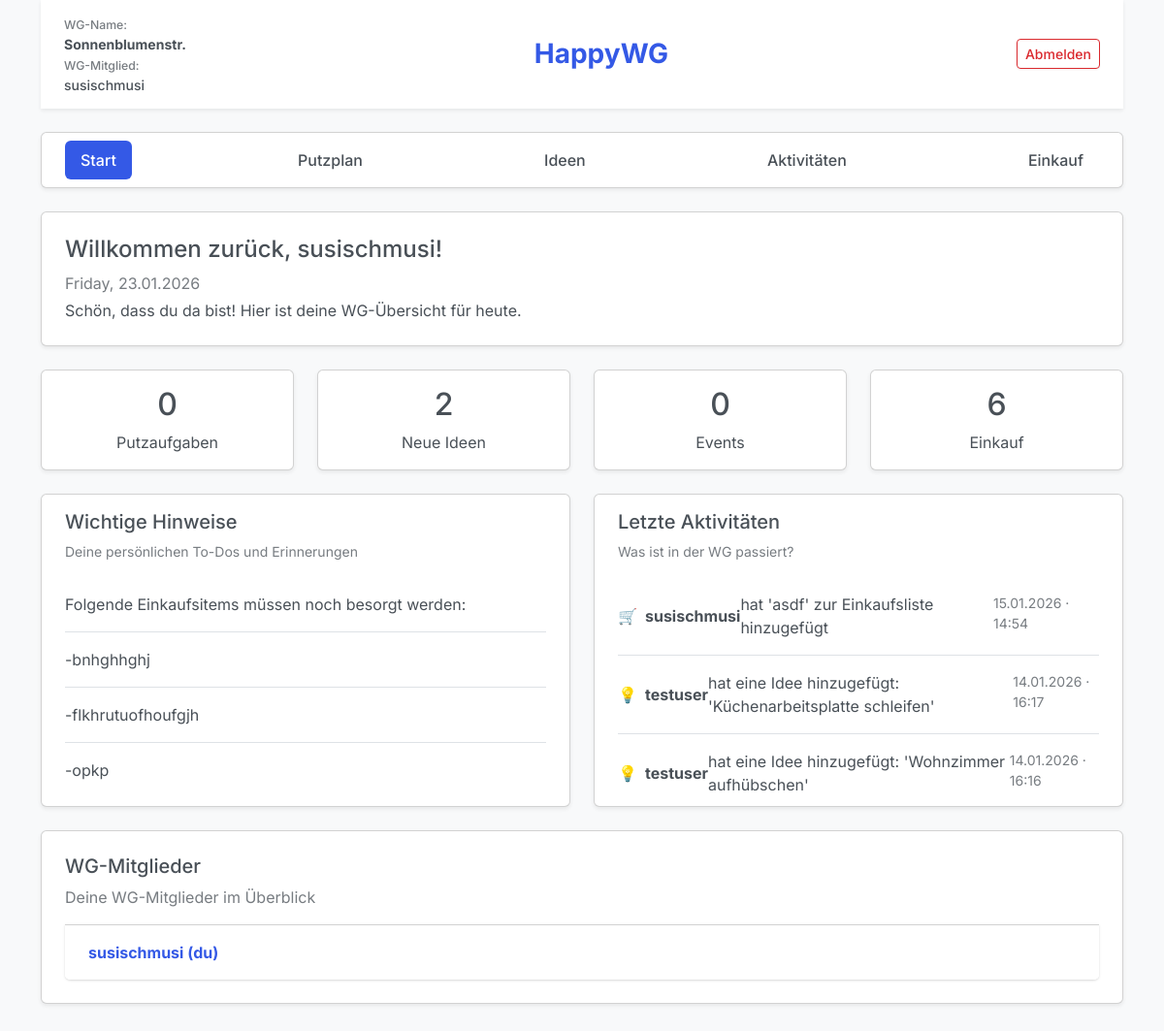
Screenshot of /dashboard/ (signed in) with the database file from the repository.
### db.py (models this page shows)
class Wg(db.Model):
    __tablename__ = 'WG'
    wg_id = db.Column(db.Integer, primary_key=True, index=True)
    name = db.Column(db.String, nullable=False, unique=True)
    created_at = db.Column(db.DateTime, server_default=db.func.now())
    invite_code = db.Column(db.String(6), nullable=True)
    shopping_items = db.relationship('ShoppingItem', back_populates='wg', cascade='all, delete-orphan')
    users = db.relationship('User', back_populates='wg')
    cleaning_templates = db.relationship('CleaningTemplate', back_populates='wg', cascade='all, delete-orphan')
    activities = db.relationship('Activity', back_populates='wg', cascade='all,delete-orphan')
    ideas = db.relationship('Idea', back_populates='wg', cascade='all, delete-orphan')

class User(db.Model):
    __tablename__ = 'USER'
    user_id = db.Column(db.Integer, primary_key=True, index=True, unique=True)
    username = db.Column(db.String, nullable=False, unique=True)
    password_hash = db.Column(db.String, nullable=False, unique=True)
    email = db.Column(db.String, nullable=False, unique=True)
    role = db.Column(db.String, nullable=False)
    wg_id = db.Column(db.Integer, db.ForeignKey('WG.wg_id'), nullable=True)
    wg = db.relationship('Wg', back_populates='users')
    cleaning_tasks = db.relationship('CleaningTask', back_populates='assigned_user')
    activities_created = db.relationship('Activity', back_populates='creator')
    ideas = db.relationship('Idea', back_populates='creator',foreign_keys='Idea.created_by')
    idea_comments = db.relationship('Idea_Comment', back_populates='user')
    idea_likes = db.relationship('Idea_Like', back_populates='user')
    added_items = db.relationship('ShoppingItem', foreign_keys='ShoppingItem.added_by', back_populates='added_by_user')
    assigned_items = db.relationship('ShoppingItem', foreign_keys='ShoppingItem.assigned_to', back_populates='assigned_to_user')
    joined_activities = db.relationship(
        "Activity",
        secondary=activity_participants,
        back_populates="participants"
    )  #joined_activities

class ShoppingItem(db.Model):
    __tablename__ = 'SHOPPING_ITEM'
    item_id = db.Column(db.Integer, primary_key=True, index=True)
    wg_id = db.Column(db.Integer, db.ForeignKey('WG.wg_id'), nullable=False)
    added_by = db.Column(db.Integer, db.ForeignKey('USER.user_id'), nullable=False)
    assigned_to = db.Column(db.Integer, db.ForeignKey('USER.user_id'), nullable=True)
    name = db.Column(db.String, nullable=False)
    quantity = db.Column(db.String)
    created_at = db.Column(db.DateTime, default=datetime.now)
    wg = db.relationship('Wg', back_populates='shopping_items')
    added_by_user = db.relationship('User', foreign_keys=[added_by], back_populates='added_items')
    assigned_to_user = db.relationship('User', foreign_keys=[assigned_to], back_populates='assigned_items')

class Idea(db.Model):
    __tablename__ = 'IDEA'
    idea_id = db.Column(db.Integer, primary_key=True, index=True)
    wg_id = db.Column(db.Integer, db.ForeignKey('WG.wg_id'), nullable=False)
    created_by = db.Column(db.Integer, db.ForeignKey('USER.user_id'), nullable=False)
    title = db.Column(db.String, nullable=False)
    description = db.Column(db.Text)
    created_at = db.Column(db.DateTime, server_default=db.func.now())
    updated_at = db.Column(db.DateTime, onupdate=db.func.now())
    status = db.Column(db.String)
    color = db.Column(db.String(7), nullable=False, default="#ffffff")
    wg = db.relationship('Wg', back_populates='ideas')
    creator = db.relationship('User', back_populates='ideas', foreign_keys=[created_by])
    comments = db.relationship('Idea_Comment', back_populates='idea', cascade='all, delete-orphan')
    likes = db.relationship('Idea_Like', back_populates='idea', cascade='all, delete-orphan')

### app.py (the view)
@app.route("/dashboard/", methods=['GET'])
def dashboard():
    if 'user_id' not in session:
        return redirect(url_for('login'))
    user = User.query.get(session['user_id'])
    if not user or not user.wg_id:
        return redirect(url_for('create_or_join_wg'))
    wg = Wg.query.get(user.wg_id)
    offene_putzaufgaben_count = CleaningTask.query.filter_by(assigned_to=user.user_id, status='offen').count()
    neue_ideen_count = Idea.query.filter_by(wg_id=wg.wg_id).count()
    kommende_events = Activity.query.filter(Activity.wg_id==wg.wg_id, Activity.date >= datetime.now()).count()
    einkauf_count = ShoppingItem.query.filter_by(wg_id=wg.wg_id, assigned_to=None).count()
    counting_boxes = {
        'putzaufgaben': max(offene_putzaufgaben_count, 0),
        'ideen': max(neue_ideen_count, 0),
        'events': max(kommende_events, 0),
        'einkauf': max(einkauf_count, 0)
    }
    wichtige_hinweise = []
    putz_tasks = CleaningTask.query.filter_by(assigned_to=user.user_id, status="offen").all()
    if putz_tasks:
        wichtige_hinweise += [f"Denk noch an deine Putzaufgabe: {t.template.name}"for t in putz_tasks]
    offene_einkaufs_items = ShoppingItem.query.filter_by(wg_id=wg.wg_id, assigned_to=None).all()
    if offene_einkaufs_items:
        wichtige_hinweise += ["Folgende Einkaufsitems müssen noch besorgt werden:"]
        for item in offene_einkaufs_items:
            wichtige_hinweise.append(f"-{item.name}")
    kommende_events_list = Activity.query.filter(Activity.wg_id==wg.wg_id, Activity.date >= datetime.now()).order_by(Activity.date.asc()).limit(5).all()
    if kommende_events_list:
        wichtige_hinweise += [f"Kommendes Event: {e.title} am {e.date.strftime('%d.%m.%Y')}" for e in kommende_events_list]
    if not wichtige_hinweise:
        wichtige_hinweise = ["Momentan gitbt es keine offenen Aufgaben oder Hinweise!"]
    letzte_aktivitaeten = []
    erledigte_putzaufgaben = CleaningTask.query.filter_by(assigned_to=user.user_id, status="erledigt").order_by(CleaningTask.completed_at.desc()).limit(10).all()
    for t in erledigte_putzaufgaben:
        letzte_aktivitaeten.append({"zeitpunkt": t.completed_at, "text": f"<strong>{t.user.username}</strong> hat {t.template.name} geputzt", "typ": "putz"})
    neue_einkaufs_items = ShoppingItem.query.filter(ShoppingItem.wg_id == wg.wg_id).order_by(ShoppingItem.created_at.desc()).limit(10).all()
    for ein in neue_einkaufs_items:
        letzte_aktivitaeten.append({"zeitpunkt": ein.created_at, "text": f"<strong>{ein.added_by_user.username}</strong> hat '{ein.name}' zur Einkaufsliste hinzugefügt", "typ": "einkauf"})
    letzte_ideen = Idea.query.filter_by(wg_id=wg.wg_id).order_by(Idea.created_at.desc()).limit(10).all()
    for i in letzte_ideen:
        letzte_aktivitaeten.append({"zeitpunkt": i.created_at, "text": f"<strong>{i.creator.username}</strong> hat eine Idee hinzugefügt: '{i.title}'", "typ": "idee"})
    kommende_events_list = Activity.query.filter(Activity.wg_id == wg.wg_id, Activity.date >= datetime.now()).order_by(Activity.date.asc()).limit(5).all()
    for e in kommende_events_list:
        letzte_aktivitaeten.append({"zeitpunkt": e.created_at or e.date, "text": f"<strong>{e.creator.username}</strong> hat ein Event hinzugefügt: " f"'{e.title}' am {e.date.strftime('%d.%m.%Y')}", "typ": "event"})
    if not letzte_aktivitaeten:
        letzte_aktivitaeten.append({"zeitpunkt": None, "text": "Momentan gibt es keine Aktivitäten"})
    letzte_aktivitaeten.sort(key=lambda x: x.get("zeitpunkt") or datetime.min, reverse=True)
    letzte_aktivitaeten = letzte_aktivitaeten[:10]
    wg_mitglieder = User.query.filter_by(wg_id=wg.wg_id).all()
    heute = datetime.now().strftime("%A, %d.%m.%Y")
    return render_template("dashboard.html", active_page="dashboard", username=user.username, wg_name=wg.name, heute=heute, counting_boxes=counting_boxes, wichtige_hinweise=wichtige_hinweise, letzte_aktivitaeten=letzte_aktivitaeten, wg_mitglieder=wg_mitglieder)

### templates/dashboard.html
{% extends "base.html" %}
{% block content %}
<nav class="navbar navbar-light bg-white shadow-sm px-4">
    <div>
        <small class="text-muted">WG-Name:</small><br>
        <strong>{{ wg_name }}</strong><br>
        <small class="text-muted">WG-Mitglied:</small><br>
        <span>{{ username }}</span>
    </div>
    <div class="text-center flex-grow-1">
        <h3 class="fw-bold text-primary mb-0">HappyWG</h3>
    </div>
    <a href="{{ url_for('logout') }}" class="btn btn-outline-danger btn-sm">
        Abmelden
    </a>
</nav>
<div class="card shadow-sm my-4">
    <div class="card-body py-2">
        <ul class="nav nav-pills justify-content-between">
            <li class="nav-item">
                <a class="nav-link {% if active_page == 'dashboard' %}active{% endif %}"
                   href="{{ url_for('dashboard') }}">
                    Start
                </a>
            </li>
            <li class="nav-item">
                <a class="nav-link" href="{{ url_for('putzplan') }}">
                    Putzplan
                </a>
            </li>
            <li class="nav-item">
                <a class="nav-link" href="{{ url_for('innovation_board') }}">
                    Ideen
                </a>
            </li>
            <li class="nav-item">
                <a class="nav-link" href="{{ url_for('activity_board') }}">
                    Aktivitäten
                </a>
            </li>
            <li class="nav-item">
                <a class="nav-link" href="{{ url_for('einkaufsplan') }}">
                    Einkauf
                </a>
            </li>
        </ul>
    </div>
</div>
    <div class="card shadow-sm p-4 mb-4">
        <h4>Willkommen zurück, {{ username }}!</h4>
        <p class="text-muted mb-1">{{ heute }}</p>
        <p class="mb-0">
            Schön, dass du da bist! Hier ist deine WG-Übersicht für heute.
        </p>
    </div>
    <div class="row g-4 mb-4">
        <div class="col-md-3">
            <div class="card text-center p-3 shadow-sm">
                <h2>{{ counting_boxes.putzaufgaben }}</h2>
                <p class="mb-0">Putzaufgaben</p>
            </div>
        </div>
        <div class="col-md-3">
            <div class="card text-center p-3 shadow-sm">
                <h2>{{ counting_boxes.ideen }}</h2>
                <p class="mb-0">Neue Ideen</p>
            </div>
        </div>
        <div class="col-md-3">
            <div class="card text-center p-3 shadow-sm">
                <h2>{{ counting_boxes.events }}</h2>
                <p class="mb-0">Events</p>
            </div>
        </div>
        <div class="col-md-3">
            <div class="card text-center p-3 shadow-sm">
                <h2>{{ counting_boxes.einkauf }}</h2>
                <p class="mb-0">Einkauf</p>
            </div>
        </div>
    </div>
<div class="row g-4 mb-4">
    <div class="col-md-6">
        <div class="card shadow-sm h-100">
            <div class="card-body d-flex flex-column">
                <h5 class="card-title">Wichtige Hinweise</h5>
                <p class="text-muted small">
                    Deine persönlichen To-Dos und Erinnerungen
                </p>
                <div class="flex-grow-1 overflow-auto" style="max-height: 220px;">
                    <ul class="list-group list-group-flush">
                        {% for hinweis in wichtige_hinweise %}
                            <li class="list-group-item px-0">
                                {{ hinweis }}
                            </li>
                        {% endfor %}
                    </ul>
                </div>
            </div>
        </div>
    </div>
    <div class="col-md-6">
        <div class="card shadow-sm h-100">
            <div class="card-body d-flex flex-column">
                <h5 class="card-title">Letzte Aktivitäten</h5>
                <p class="text-muted small">
                    Was ist in der WG passiert?
                </p>
                <div class="flex-grow-1 overflow-auto" style="max-height: 220px;">
                    <ul class="list-group list-group-flush">
                        {% for aktivitaet in letzte_aktivitaeten %}
                            <li class="list-group-item px-0 d-flex justify-content-between align-items-start">
                                <div class="d-flex align-items-center">
                                    <span class="me-2">
                                        {% if aktivitaet.typ == "putz" %}🧹
                                        {% elif aktivitaet.typ == "einkauf" %}🛒
                                        {% elif aktivitaet.typ == "idee" %}💡
                                        {% elif aktivitaet.typ == "event" %}📅
                                        {% else %}❔{% endif %}
                                    </span>
                                    {{ aktivitaet.text|safe }}
                                </div>
                                {% if aktivitaet.zeitpunkt %}
                                <small class="text-muted">
                                    {{ aktivitaet.zeitpunkt.strftime("%d.%m.%Y · %H:%M") }}
                                </small>
                                {% endif %}
                            </li>
                        {% endfor %}
                    </ul>
                </div>
            </div>
        </div>
    </div>
</div>
    <div class="card shadow-sm p-4 mb-5">
        <h5>WG-Mitglieder</h5>
        <p class="text-muted">Deine WG-Mitglieder im Überblick</p>
        <ul class="list-group list-group-flush">
        {% for member in wg_mitglieder %}
            <li class="list-group-item {% if member.user_id == session['user_id'] %}fw-bold text-primary{% endif %}">
                {{ member.username }}
                {% if member.user_id == session['user_id'] %} (du) {% endif %}
            </li>
        {% endfor %}
    </ul>
    </div>
</div>
{% endblock %}

### rows the page displays
Wg: name "Sonnenblumenstr."
User: username "susischmusi", shows "(du)"
ShoppingItem: zeitpunkt "15.01.2026 · 14:54"
User: text "testuser hat eine Idee hinzugefügt: 'Küchenarbeitsplatte schleifen'", zeitpunkt "14.01.2026 · 16:17", text "testuser hat eine Idee hinzugefügt: 'Wohnzimmer aufhübschen'", zeitpunkt "14.01.2026 · 16:16"

### other values shown
{{ counting_boxes.putzaufgaben }} "0"
{{ counting_boxes.ideen }} "2"
{{ counting_boxes.events }} "0"
{{ counting_boxes.einkauf }} "6"
{{ hinweis }} "Folgende Einkaufsitems müssen noch besorgt werden:" "-bnhghhghj" "-flkhrutuofhoufgjh" "-opkp"
{{ aktivitaet.text|safe }} "susischmusi hat 'asdf' zur Einkaufsliste hinzugefügt"
